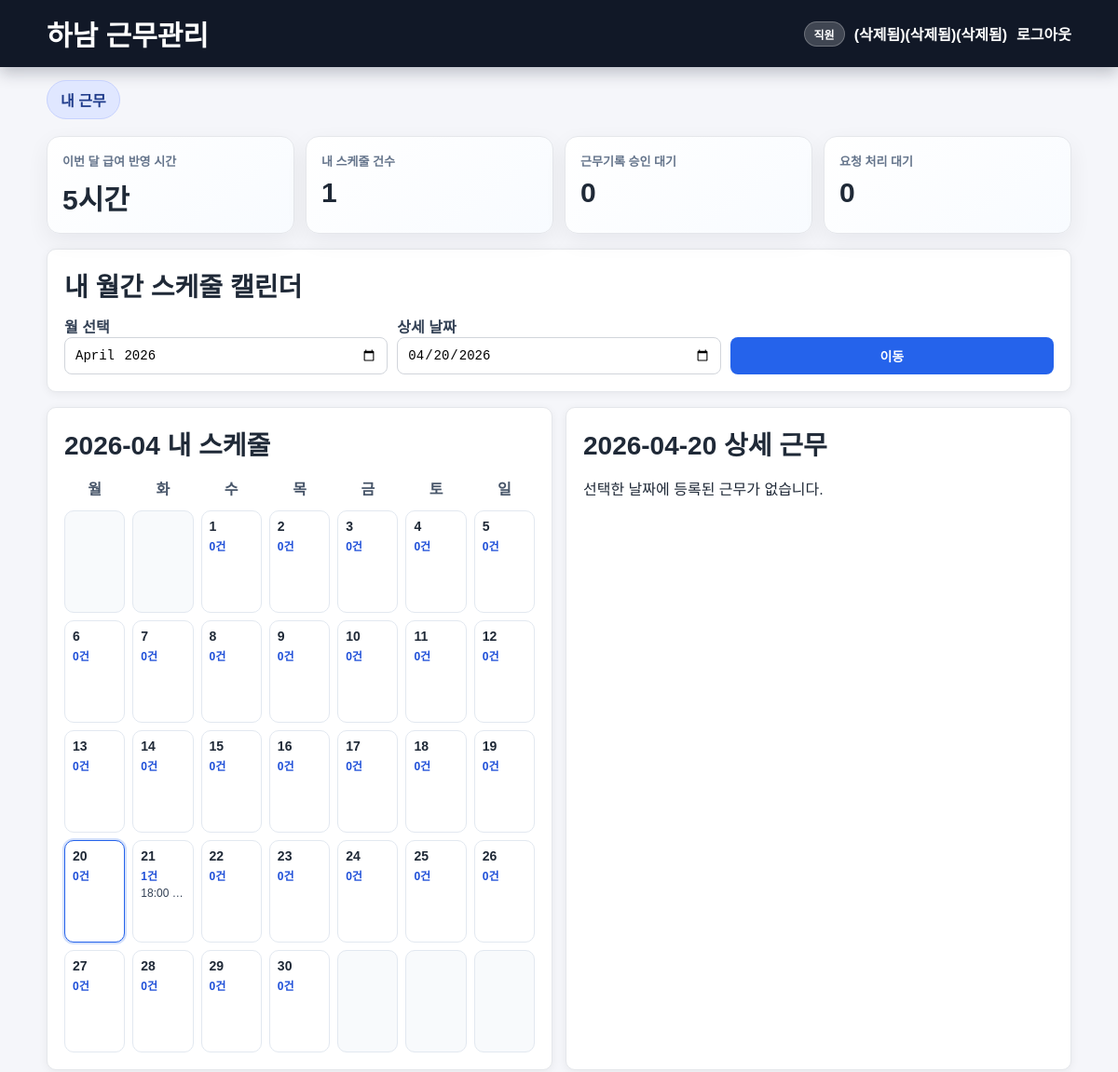
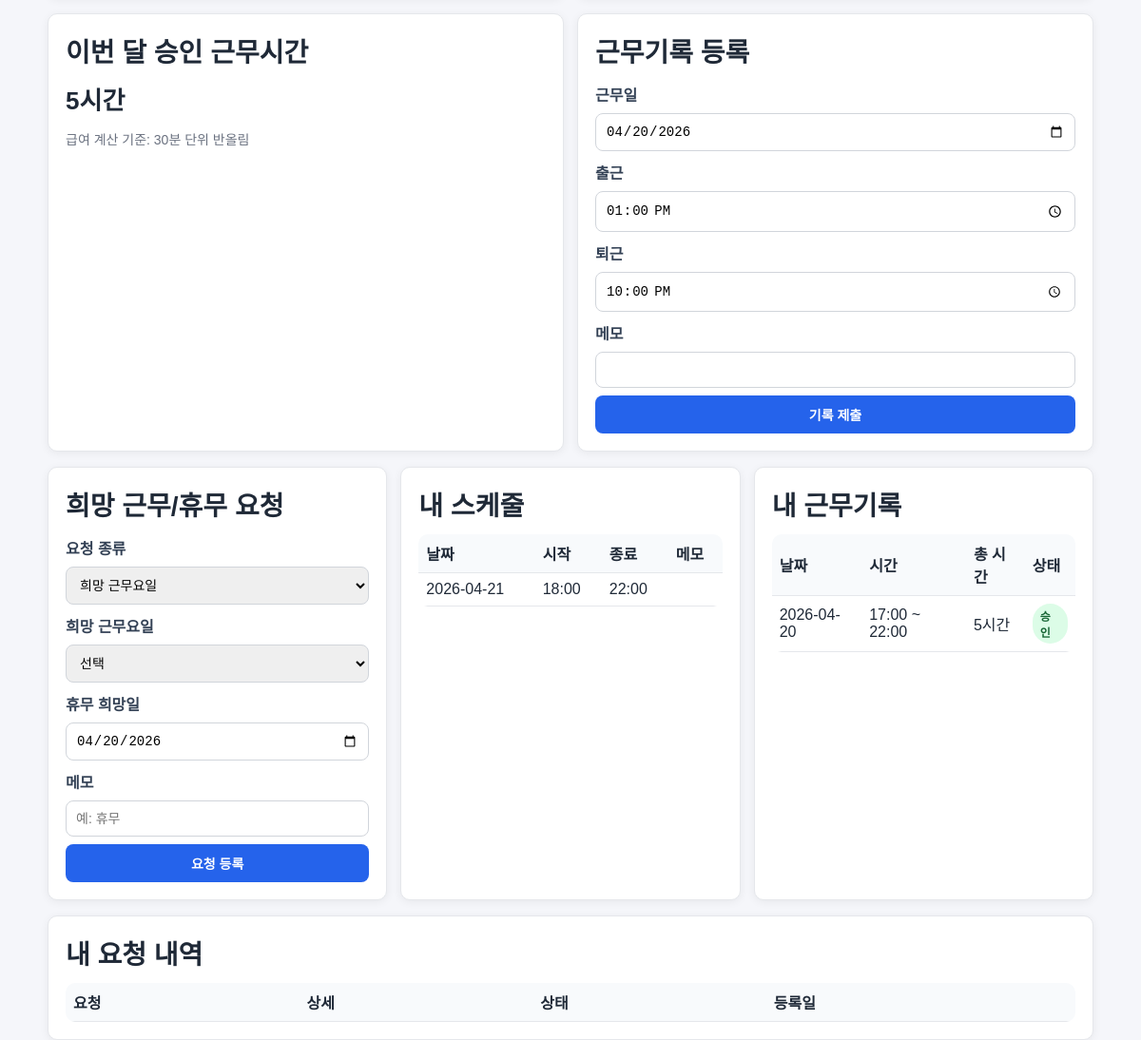
/staff (signed in), run on the app's committed database (2 pictures, top to bottom).
### tables this page shows
CREATE TABLE shifts (
            id INTEGER PRIMARY KEY AUTOINCREMENT,
            staff_id INTEGER NOT NULL,
            work_date TEXT NOT NULL,
            start_time TEXT NOT NULL,
            end_time TEXT NOT NULL,
            note TEXT,
            created_by INTEGER NOT NULL,
            created_at TEXT NOT NULL,
            FOREIGN KEY(staff_id) REFERENCES users(id),
            FOREIGN KEY(created_by) REFERENCES users(id)
        );

CREATE TABLE work_logs (
            id INTEGER PRIMARY KEY AUTOINCREMENT,
            staff_id INTEGER NOT NULL,
            work_date TEXT NOT NULL,
            clock_in TEXT NOT NULL,
            clock_out TEXT NOT NULL,
            total_minutes INTEGER NOT NULL,
            note TEXT,
            status TEXT NOT NULL CHECK (status IN ('pending', 'approved', 'rejected')) DEFAULT 'pending',
            reviewed_by INTEGER,
            reviewed_at TEXT,
            created_at TEXT NOT NULL,
            FOREIGN KEY(staff_id) REFERENCES users(id),
            FOREIGN KEY(reviewed_by) REFERENCES users(id)
        );

### app.py (the view)
@app.route("/staff")
@login_required
@role_required("staff")
def staff_dashboard():
    db = get_db()
    user_id = session["user_id"]
    now = datetime.now()
    month_prefix = now.strftime("%Y-%m")
    staff_selected_date = request.args.get("date", now.strftime("%Y-%m-%d"))
    staff_month_param = request.args.get("month", staff_selected_date[:7])
    try:
        staff_view_year = int(staff_month_param.split("-")[0])
        staff_view_month_number = int(staff_month_param.split("-")[1])
        if not (1 <= staff_view_month_number <= 12):
            raise ValueError
    except (ValueError, IndexError):
        staff_view_year = now.year
        staff_view_month_number = now.month
    staff_view_month = f"{staff_view_year:04d}-{staff_view_month_number:02d}"
    staff_month_start = f"{staff_view_year:04d}-{staff_view_month_number:02d}-01"
    staff_month_end_day = calendar.monthrange(staff_view_year, staff_view_month_number)[1]
    staff_month_end = f"{staff_view_year:04d}-{staff_view_month_number:02d}-{staff_month_end_day:02d}"
    month_shifts = db.execute(
        """
        SELECT work_date, start_time, end_time, note
        FROM shifts
        WHERE staff_id = ? AND work_date BETWEEN ? AND ?
        ORDER BY work_date ASC, start_time ASC
        """,
        (user_id, staff_month_start, staff_month_end),
    ).fetchall()
    shifts_by_date = {}
    for row in month_shifts:
        shifts_by_date.setdefault(row["work_date"], []).append(row)
    staff_calendar_weeks = build_month_calendar(
        staff_view_year, staff_view_month_number, shifts_by_date, staff_selected_date
    )
    my_day_shifts = db.execute(
        """
        SELECT work_date, start_time, end_time, note
        FROM shifts
        WHERE staff_id = ? AND work_date = ?
        ORDER BY start_time ASC
        """,
        (user_id, staff_selected_date),
    ).fetchall()
    month_minutes_row = db.execute(
        """
        SELECT COALESCE(SUM(total_minutes), 0) AS total_minutes
        FROM work_logs
        WHERE staff_id = ? AND status = 'approved' AND work_date LIKE ?
        """,
        (user_id, f"{month_prefix}%"),
    ).fetchone()
    my_logs = db.execute(
        """
        SELECT id, work_date, clock_in, clock_out, total_minutes, status
        FROM work_logs
        WHERE staff_id = ?
        ORDER BY work_date DESC
        LIMIT 20
        """,
        (user_id,),
    ).fetchall()
    my_requests = db.execute(
        """
        SELECT request_type, weekday, request_date, note, status, created_at
        FROM availability_requests
        WHERE staff_id = ?
        ORDER BY created_at DESC
        LIMIT 20
        """,
        (user_id,),
    ).fetchall()
    pending_log_count = len([log for log in my_logs if log["status"] == "pending"])
    request_pending_count = len([req for req in my_requests if req["status"] == "pending"])
    shift_count = len(month_shifts)
    return render_template(
        "staff_dashboard.html",
        my_shifts=month_shifts,
        month_minutes=month_minutes_row["total_minutes"],
        month_pay_hours=minutes_to_pay_hours(month_minutes_row["total_minutes"]),
        my_logs=my_logs,
        my_requests=my_requests,
        pending_log_count=pending_log_count,
        request_pending_count=request_pending_count,
        shift_count=shift_count,
        staff_view_month=staff_view_month,
        staff_selected_date=staff_selected_date,
        staff_calendar_weeks=staff_calendar_weeks,
        my_day_shifts=my_day_shifts,
        minutes_to_pay_hours=minutes_to_pay_hours,
    )

### app.py (called while the page is built)
def get_db():
    if "db" not in g:
        g.db = sqlite3.connect(app.config["DATABASE"])
        g.db.row_factory = sqlite3.Row
    return g.db

def ensure_column(db, table_name, column_name, alter_sql):
    cols = db.execute(f"PRAGMA table_info({table_name})").fetchall()
    if column_name not in [c["name"] for c in cols]:
        db.execute(alter_sql)

def minutes_to_pay_hours(total_minutes):
    rounded_half_hours = round(total_minutes / 30)
    pay_hours = rounded_half_hours * 0.5
    if pay_hours.is_integer():
        return str(int(pay_hours))
    return f"{pay_hours:.1f}"

def build_month_calendar(year, month, shifts_by_date, selected_date):
    first_weekday, last_day = calendar.monthrange(year, month)
    weeks = []
    week = [None] * first_weekday
    for day in range(1, last_day + 1):
        day_str = f"{year:04d}-{month:02d}-{day:02d}"
        week.append(
            {
                "date": day_str,
                "day": day,
                "is_today": day_str == datetime.now().strftime("%Y-%m-%d"),
                "is_selected": day_str == selected_date,
                "shifts": shifts_by_date.get(day_str, []),
            }
        )
        if len(week) == 7:
            weeks.append(week)
            week = []
    if week:
        week.extend([None] * (7 - len(week)))
        weeks.append(week)
    return weeks

def login_required(f):
    @wraps(f)
    def wrapper(*args, **kwargs):
        if "user_id" not in session:
            return redirect(url_for("login"))
        return f(*args, **kwargs)
    return wrapper

def role_required(required_role):
    def decorator(f):
        @wraps(f)
        def wrapper(*args, **kwargs):
            if session.get("role") != required_role:
                flash("권한이 없습니다.")
                return redirect(url_for("dashboard"))
            return f(*args, **kwargs)
        return wrapper
    return decorator

@app.context_processor
def inject_today_date():
    return {
        "today_date": datetime.now().strftime("%Y-%m-%d"),
        "default_start_time": "13:00",
        "default_end_time": "22:00",
        "weekday_options": WEEKDAY_OPTIONS,
    }

@app.before_request
def ensure_db():
    init_db()

### templates/staff_dashboard.html (shortened to what this page needs)
{% extends 'base.html' %}
{% block content %}
<section class="stats-grid">
  <article class="stat-card">
    <p class="stat-label">이번 달 급여 반영 시간</p>
    <p class="stat-value">{{ month_pay_hours }}시간</p>
  </article>
  <article class="stat-card">
    <p class="stat-label">내 스케줄 건수</p>
    <p class="stat-value">{{ shift_count }}</p>
  </article>
  <article class="stat-card">
    <p class="stat-label">근무기록 승인 대기</p>
    <p class="stat-value">{{ pending_log_count }}</p>
  </article>
  <article class="stat-card">
    <p class="stat-label">요청 처리 대기</p>
    <p class="stat-value">{{ request_pending_count }}</p>
  </article>
</section>
<section class="card">
  <h2>내 월간 스케줄 캘린더</h2>
  <form method="get" class="calendar-toolbar">
    <div>
      <label>월 선택</label>
      <input type="month" name="month" value="{{ staff_view_month }}" required />
    </div>
    <div>
      <label>상세 날짜</label>
      <input type="date" name="date" value="{{ staff_selected_date }}" required />
    </div>
    <button type="submit">이동</button>
  </form>
</section>
<section class="grid-two">
  <article class="card">
    <h2>{{ staff_view_month }} 내 스케줄</h2>
    <div class="calendar-grid">
      <div class="calendar-head">월</div>
      <div class="calendar-head">화</div>
      <div class="calendar-head">수</div>
      <div class="calendar-head">목</div>
      <div class="calendar-head">금</div>
      <div class="calendar-head">토</div>
      <div class="calendar-head">일</div>
      {% for week in staff_calendar_weeks %}
        {% for day in week %}
          {% if day %}
          <a class="calendar-cell {% if day['is_today'] %}today{% endif %} {% if day['is_selected'] %}selected{% endif %}"
             href="{{ url_for('staff_dashboard', month=staff_view_month, date=day['date']) }}">
            <div class="calendar-date">{{ day['day'] }}</div>
            <div class="calendar-count">{{ day['shifts']|length }}건</div>
            {% for s in day['shifts'][:3] %}
            <div class="calendar-name">{{ s['start_time'] }} ~ {{ s['end_time'] }}</div>
            {% endfor %}
          </a>
          {% else %}
          <div class="calendar-cell empty"></div>
          {% endif %}
        {% endfor %}
      {% endfor %}
    </div>
  </article>
  <article class="card">
    <h2>{{ staff_selected_date }} 상세 근무</h2>
    {% if my_day_shifts %}
    <table>
      <thead>
        <tr><th>시작</th><th>종료</th><th>메모</th></tr>
      </thead>
      <tbody>
        {% for s in my_day_shifts %}
        <tr>
          <td>{{ s['start_time'] }}</td>
          <td>{{ s['end_time'] }}</td>
          <td>{{ s['note'] }}</td>
        </tr>
        {% endfor %}
      </tbody>
    </table>
    {% else %}
    <p>선택한 날짜에 등록된 근무가 없습니다.</p>
    {% endif %}
  </article>
</section>
<section class="grid-two">
  <article class="card">
    <h2>이번 달 승인 근무시간</h2>
    <p class="big">{{ month_pay_hours }}시간</p>
    <p class="help">급여 계산 기준: 30분 단위 반올림</p>
  </article>
  <article class="card">
    <h2>근무기록 등록</h2>
    <form method="post" action="{{ url_for('create_work_log') }}" class="form-grid">
      <label>근무일</label>
      <input type="date" name="work_date" value="{{ today_date }}" required />
      <label>출근</label>
      <input type="time" name="clock_in" value="{{ default_start_time }}" required />
      <label>퇴근</label>
      <input type="time" name="clock_out" value="{{ default_end_time }}" required />
      <label>메모</label>
      <input type="text" name="note" />
      <button type="submit">기록 제출</button>
    </form>
  </article>
</section>
<section class="grid-two">
  <article class="card">
    <h2>희망 근무/휴무 요청</h2>
    <form method="post" action="{{ url_for('create_availability_request') }}" class="form-grid">
      <label>요청 종류</label>
      <select name="request_type" required>
        <option value="preferred_weekday">희망 근무요일</option>
      </select>
      <label>희망 근무요일</label>
      <select name="weekday">
        <option value="">선택</option>
      </select>
      <label>휴무 희망일</label>
      <input type="date" name="request_date" value="{{ today_date }}" />
      <label>메모</label>
      <input type="text" name="note" placeholder="예: 휴무" />
      <button type="submit">요청 등록</button>
    </form>
  </article>
  <article class="card">
    <h2>내 스케줄</h2>
    <table>
      <thead>
        <tr><th>날짜</th><th>시작</th><th>종료</th><th>메모</th></tr>
      </thead>
      <tbody>
        {% for s in my_shifts %}
        <tr>
          <td>{{ s['work_date'] }}</td>
          <td>{{ s['start_time'] }}</td>
          <td>{{ s['end_time'] }}</td>
          <td>{{ s['note'] }}</td>
        </tr>
        {% endfor %}
      </tbody>
    </table>
  </article>
  <article class="card">
    <h2>내 근무기록</h2>
    <table>
      <thead>
        <tr><th>날짜</th><th>시간</th><th>총 시간</th><th>상태</th></tr>
      </thead>
      <tbody>
        {% for l in my_logs %}
        <tr>
          <td>{{ l['work_date'] }}</td>
          <td>{{ l['clock_in'] }} ~ {{ l['clock_out'] }}</td>
          <td>{{ minutes_to_pay_hours(l['total_minutes']) }}시간</td>
        <td>
          {% if l['status'] == 'pending' %}
          <span class="status-badge pending">대기</span>
          {% elif l['status'] == 'approved' %}
          <span class="status-badge approved">승인</span>
          {% else %}
          <span class="status-badge rejected">반려</span>
          {% endif %}
        </td>
        </tr>
        {% endfor %}
      </tbody>
    </table>
  </article>
</section>
<section class="card">
  <h2>내 요청 내역</h2>
  <table>
    <thead>
      <tr><th>요청</th><th>상세</th><th>상태</th><th>등록일</th></tr>
    </thead>
  </table>
</section>
{% endblock %}

### static/style.css (style rules this page uses)
* { box-sizing: border-box; }
body { margin: 0; font-family: "Pretendard", "Noto Sans KR", Arial, sans-serif; background: #f3f6fb; color: #0f172a; }
.stats-grid { margin-top: 18px; display: grid; grid-template-columns: repeat(auto-fit, minmax(200px, 1fr)); gap: 12px; }
.stat-card { background: linear-gradient(145deg, #ffffff, #f8fbff); border: 1px solid #e5e7eb; border-radius: 14px; padding: 16px; box-shadow: 0 8px 24px rgba(15, 23, 42, 0.06); }
.stat-label { margin: 0; font-size: 13px; color: #64748b; font-weight: 700; }
.stat-value { margin: 8px 0 0; font-size: 30px; font-weight: 800; }
.card { background: #fff; border-radius: 14px; padding: 18px; margin-top: 16px; border: 1px solid #e5e7eb; box-shadow: 0 10px 24px rgba(15, 23, 42, 0.05); }
.card h2 { margin: 0 0 12px; font-size: 28px; }
.form-grid { display: grid; gap: 8px; }
label { margin-top: 2px; font-weight: 700; color: #334155; }
input, select, button { width: 100%; padding: 11px 12px; border-radius: 10px; border: 1px solid #d1d5db; font-size: 14px; }
button { border: none; background: #2563eb; color: #fff; font-weight: 700; cursor: pointer; }
.grid-two { display: grid; grid-template-columns: repeat(auto-fit, minmax(340px, 1fr)); gap: 14px; }
table { width: 100%; border-collapse: collapse; border-radius: 10px; overflow: hidden; }
thead { background: #f8fafc; }
th, td { text-align: left; padding: 10px 8px; border-bottom: 1px solid #e5e7eb; }
.status-badge { display: inline-block; padding: 4px 8px; border-radius: 999px; font-size: 12px; font-weight: 700; }
.status-badge.approved { color: #166534; background: #dcfce7; }
.big { margin: 8px 0; font-size: 34px; font-weight: 800; }
.help { color: #64748b; font-size: 13px; }
.calendar-toolbar { display: grid; grid-template-columns: repeat(auto-fit, minmax(180px, 1fr)); gap: 10px; align-items: end; }
.calendar-grid { display: grid; grid-template-columns: repeat(7, minmax(0, 1fr)); gap: 8px; }
.calendar-head { font-weight: 700; color: #475569; padding: 4px 0; text-align: center; }
.calendar-cell { min-height: 110px; border: 1px solid #e2e8f0; border-radius: 10px; background: #fff; text-decoration: none; color: inherit; padding: 8px; display: block; }
.calendar-cell.empty { background: #f8fafc; }
.calendar-cell.today { border-color: #60a5fa; }
.calendar-cell.selected { border-color: #2563eb; box-shadow: 0 0 0 2px rgba(37, 99, 235, 0.2); }
.calendar-date { font-size: 14px; font-weight: 800; }
.calendar-count { margin-top: 4px; font-size: 12px; color: #1d4ed8; font-weight: 700; }
.calendar-name { margin-top: 4px; font-size: 12px; color: #334155; white-space: nowrap; overflow: hidden; text-overflow: ellipsis; }
body { margin: 0; font-family: Arial, sans-serif; background: #f5f6fa; color: #1f2937; }
.card { background: #fff; border-radius: 10px; padding: 18px; margin-top: 16px; box-shadow: 0 2px 10px rgba(0, 0, 0, 0.06); }
input, select, button { padding: 10px; border-radius: 8px; border: 1px solid #d1d5db; }
button { background: #2563eb; color: #fff; border: none; cursor: pointer; }
.grid-two { display: grid; grid-template-columns: repeat(auto-fit, minmax(320px, 1fr)); gap: 14px; }
table { width: 100%; border-collapse: collapse; }
th, td { text-align: left; padding: 8px; border-bottom: 1px solid #e5e7eb; }
.big { font-size: 26px; font-weight: 700; }
.help { color: #6b7280; font-size: 14px; }

### data on the page
shifts: start_time "18:00", work_date "2026-04-21", end_time "22:00"
work_logs: work_date "2026-04-20", clock_in "17:00", clock_out "22:00", total_minutes "5", status "승인"

### other printed values
{{ "관리자" if session.get('role') == "admin" else "직원" }} "직원"
{{ session.get('full_name', session.get('username')) }} "(삭제됨)(삭제됨)(삭제됨)"
{{ month_pay_hours }} "5"
{{ shift_count }} "1"
{{ pending_log_count }} "0"
{{ request_pending_count }} "0"
{{ staff_view_month }} "2026-04"
{{ day['day'] }} "1" "2" "3" "4" "5" "6" "7" "8" "9" "10" "11" "12" "13" "14" "15" "16" "17" "18" "19" "20" "21" "22" "23" "24" "25" "26" "27" "28" "29" "30"
{{ day['shifts']|length }} "0" "0" "0" "0" "0" "0" "0" "0" "0" "0" "0" "0" "0" "0" "0" "0" "0" "0" "0" "0" "1" "0" "0" "0" "0" "0" "0" "0" "0" "0"
{{ staff_selected_date }} "2026-04-20"
